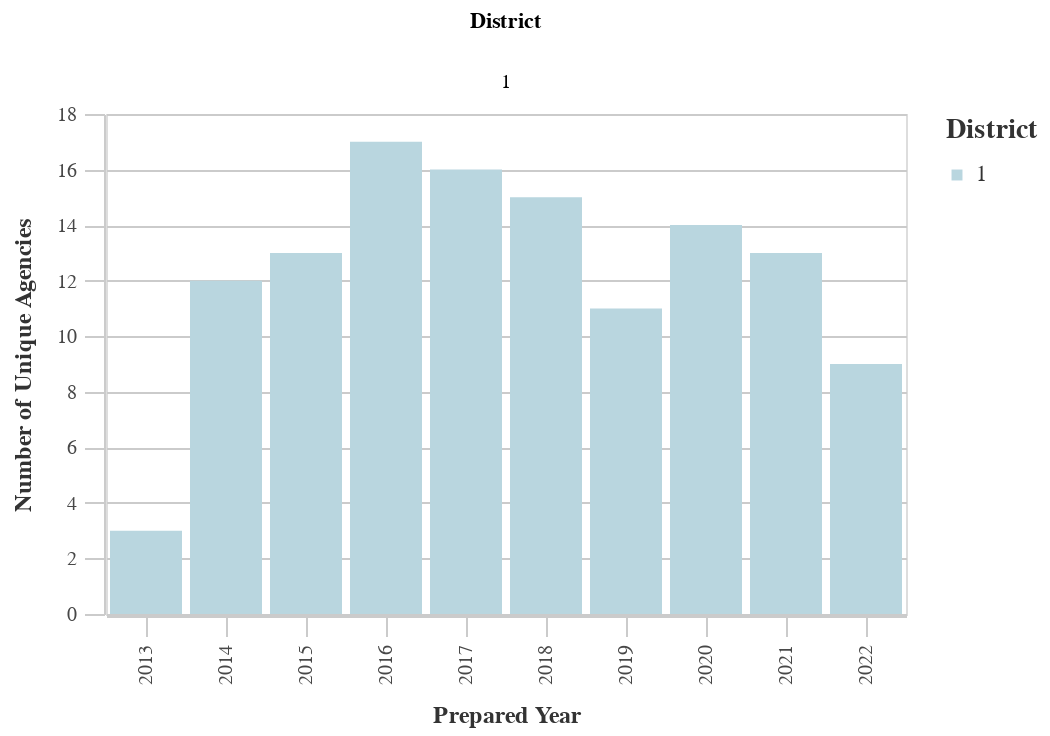

Notebook source saved alongside this figure:
### Code cell
#Unique Prefixes by Dist
dist_years_prefix = ((
        df
        >> group_by(_.prepared_y, _.dist)
        >> summarize(n=_.prefix.nunique())
        >> arrange(-_.prepared_y)
    ).rename(columns={'dist':'District', 'n':'Count'}))

chart11 = (alt.Chart(dist_years_prefix).mark_bar().encode(
        column='District:N',
        x=alt.X('prepared_y:O', title='Prepared Year'),
        y=alt.Y('Count:Q', title='Number of Unique Agencies'),
        color = alt.Color("District:N", 
                              scale=alt.Scale(
                                  range=altair_utils.CALITP_SEQUENTIAL_COLORS),  
                               legend=alt.Legend(title="District")
                              )
                              ))
chart11 = styleguide.preset_chart_config(chart11)
chart11 = _dla_utils_reports.add_tooltip(chart11, 'prepared_y','Count')
    
display(HTML("<h4><strong>Number of Unique Prefix Codes by District</strong></h4>"))
chart11

### Figure 1 — Vega-Lite specification as saved in the notebook (floating-point values rounded to 4 significant figures)
{"config": {"view": {"continuousWidth": 400, "continuousHeight": 300}, "axis": {"domainColor": "#cbcbcb", "grid": true, "gridColor": "#cbcbcb", "gridWidth": 1, "labelColor": "#474747", "labelFont": "Nunito Sans", "labelFontSize": 10, "labelPadding": 4, "tickColor": "#cbcbcb", "tickSize": 10, "titleColor": "#333", "titleFont": "Raleway", "titleFontSize": 12, "titlePadding": 10}, "axisBand": {"grid": false}, "background": "white", "font": "Raleway", "header": {"labelFont": "Nunito Sans", "titleFont": "Raleway"}, "legend": {"labelColor": "#333", "labelFont": "Nunito Sans", "labelFontSize": 11, "labelLimit": 0, "padding": 1, "symbolSize": 30, "symbolType": "square", "titleColor": "#333", "titleFont": "Raleway", "titleFontSize": 14, "titlePadding": 10}, "title": {"anchor": "middle", "font": "Raleway", "fontSize": 18, "fontWeight": 300, "offset": 20}}, "data": {"name": "data-f1b294b21531cacb3b4c2d9e37845b7b"}, "mark": "bar", "encoding": {"color": {"field": "District", "legend": {"title": "District"}, "scale": {"range": ["#B9D6DF", "#8CBCCB", "#2EA8CE", "#136C97", "#0B405B"]}, "type": "nominal"}, "column": {"field": "District", "type": "nominal"}, "tooltip": [{"field": "prepared_y", "type": "quantitative"}, {"field": "Count", "type": "quantitative"}], "x": {"field": "prepared_y", "title": "Prepared Year", "type": "ordinal"}, "y": {"field": "Count", "title": "Number of Unique Agencies", "type": "quantitative"}}, "height": 250, "width": 400, "$schema": "https://vega.github.io/schema/vega-lite/v4.17.0.json", "datasets": {"data-f1b294b21531cacb3b4c2d9e37845b7b": [{"prepared_y": 2022.0, "District": 1, "Count": 9}, {"prepared_y": 2021.0, "District": 1, "Count": 13}, {"prepared_y": 2020.0, "District": 1, "Count": 14}, {"prepared_y": 2019.0, "District": 1, "Count": 11}, {"prepared_y": 2018.0, "District": 1, "Count": 15}, {"prepared_y": 2017.0, "District": 1, "Count": 16}, {"prepared_y": 2016.0, "District": 1, "Count": 17}, {"prepared_y": 2015.0, "District": 1, "Count": 13}, {"prepared_y": 2014.0, "District": 1, "Count": 12}, {"prepared_y": 2013.0, "District": 1, "Count": 3}]}}
